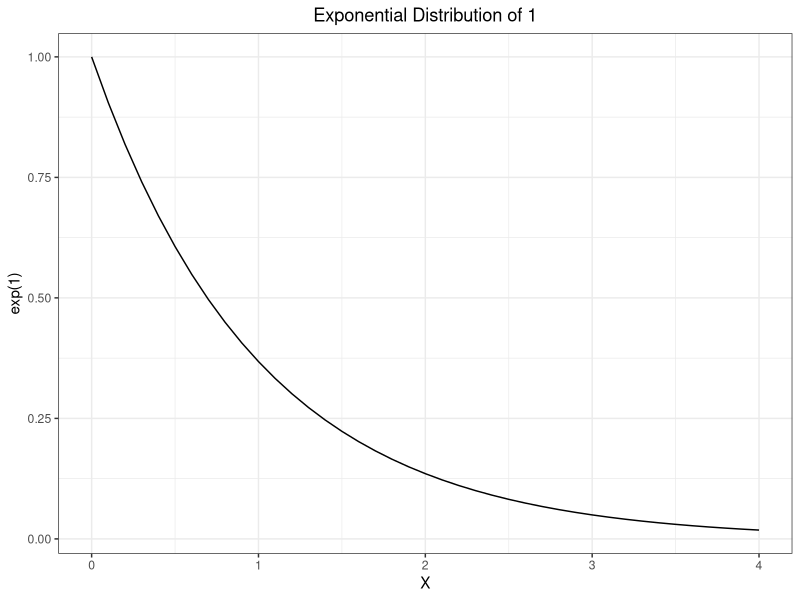
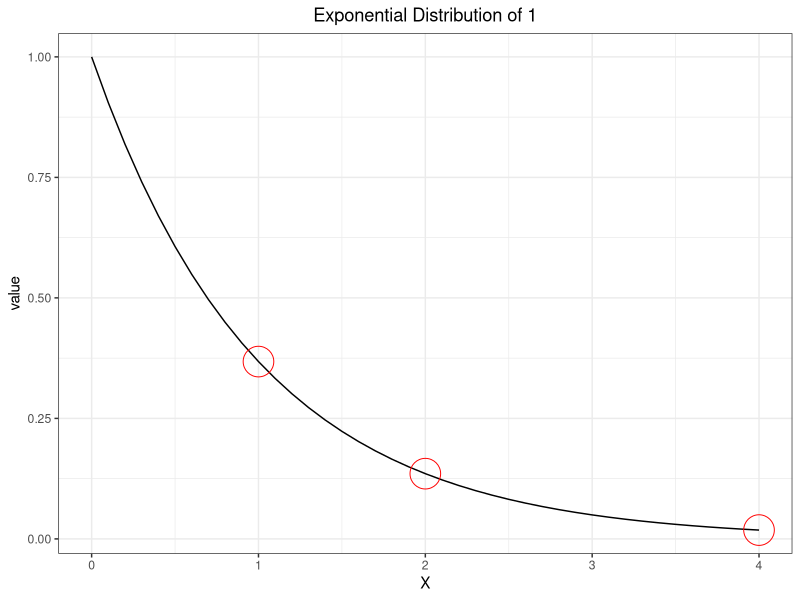
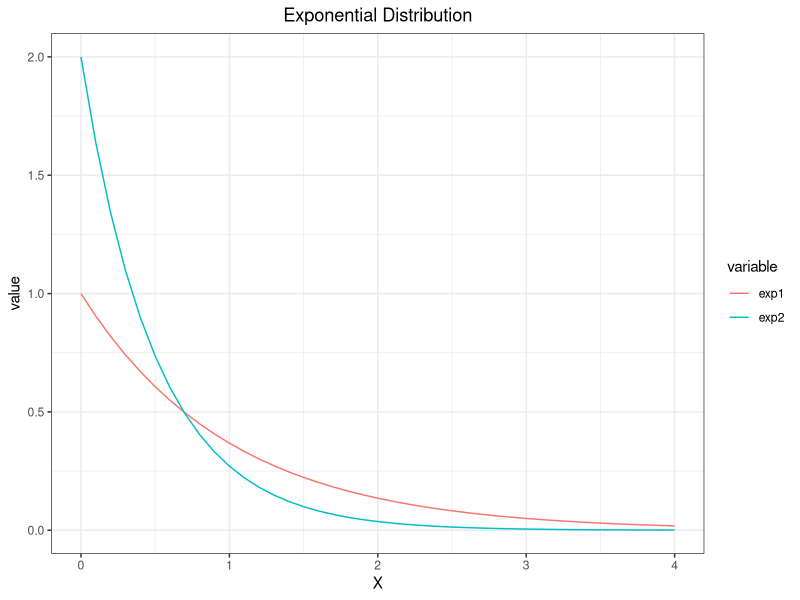
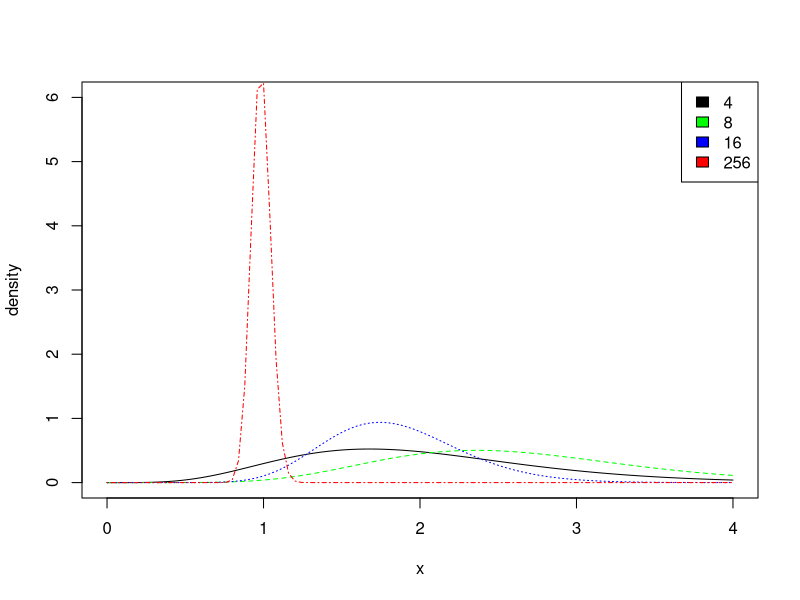

Generate these figures, in order, with R:
## ---- chunk 1
library(ggplot2)
x = seq(0,4,0.1)
y = dexp(x,1)

ggplot()+
  geom_line(aes(x,y))+
  theme_bw()+
  labs(title = "Exponential Distribution of 1", x = "X", y = "exp(1)")+
  theme(plot.title = element_text(hjust = 0.5))
## ---- chunk 2
ggplot()+
  geom_line(aes(x,y))+
  geom_point(aes(1, dexp(1,1)), color = "red", shape = 1, size = 10)+
  geom_point(aes(2, dexp(2,1)), color = "red", shape = 1, size = 10)+
  geom_point(aes(4, dexp(4,1)), color = "red", shape = 1, size = 10)+
  theme_bw()+
  labs(title = "Exponential Distribution of 1", x = "X", y = "value")+
  theme(plot.title = element_text(hjust = 0.5))
## ---- chunk 3
library(reshape2)
library(purrr)
df = data.frame(exp1 = y, exp2 = dexp(seq(0,4,0.1),2)) %>% melt() %>% cbind(x=rep(seq(0,4,0.1),2), .)

ggplot(df)+
  geom_line(aes(x, value, color = variable))+
  theme_bw()+
  labs(title = "Exponential Distribution", x = "X")+
  theme(plot.title = element_text(hjust = 0.5))
## ---- chunk 4
set.seed(123)
rv = rexp(256, 1)

curve(dgamma(x, shape=4+2, rate=0.2+sum(rv[1:4])), 0, 4, col = "black", ylim = c(0,6), ylab = "density")
curve(dgamma(x, shape=8+2, rate=0.2+sum(rv[1:8])), 0, 4, col = "green", ylim = c(0,6), ylab = "density", lty = 2, add = T)
curve(dgamma(x, shape=16+2, rate=0.2+sum(rv[1:16])), 0, 4, col = "blue", ylim = c(0,6), ylab = "density", lty = 3, add = T)
curve(dgamma(x, shape=256+2, rate=0.2+sum(rv)), 0, 4, col = "red", ylim = c(0,6), ylab = "density", lty = 4, add = T)
legend("topright", legend=c(4,8,16,256), fill=c("black","green", "blue", "red"))
